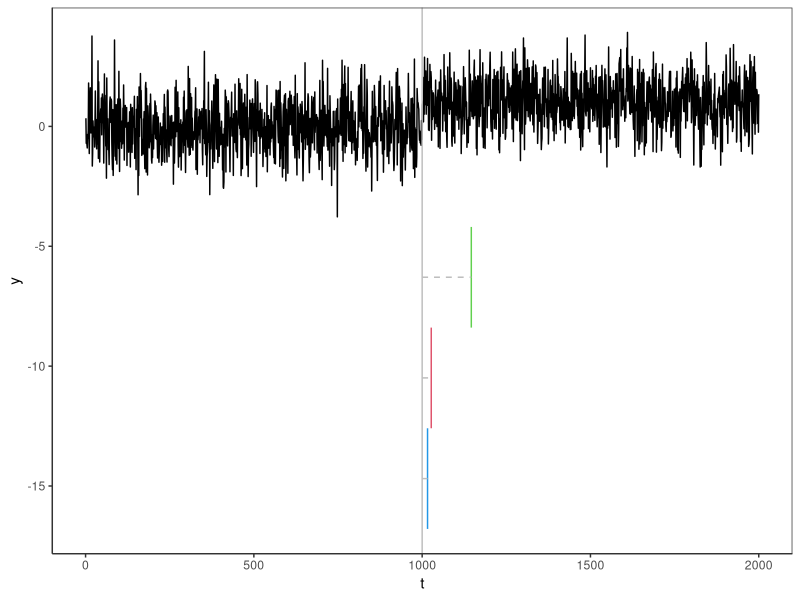
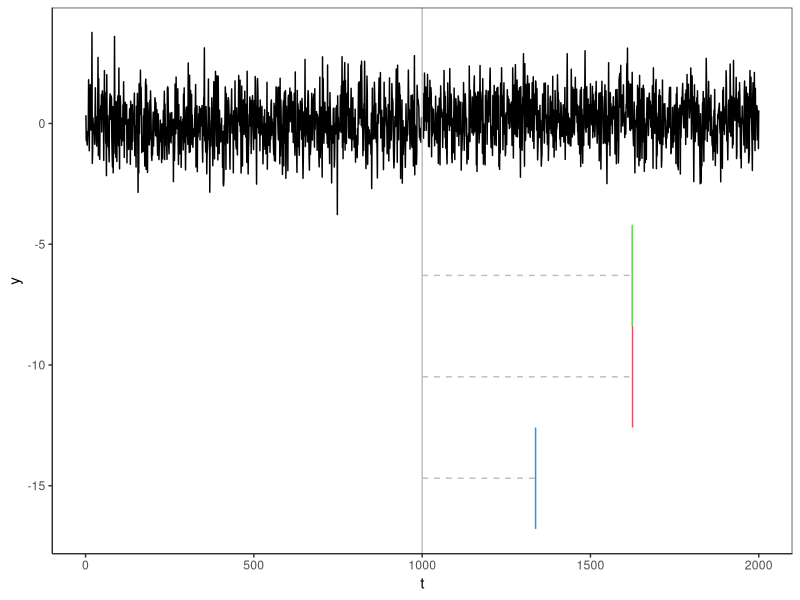
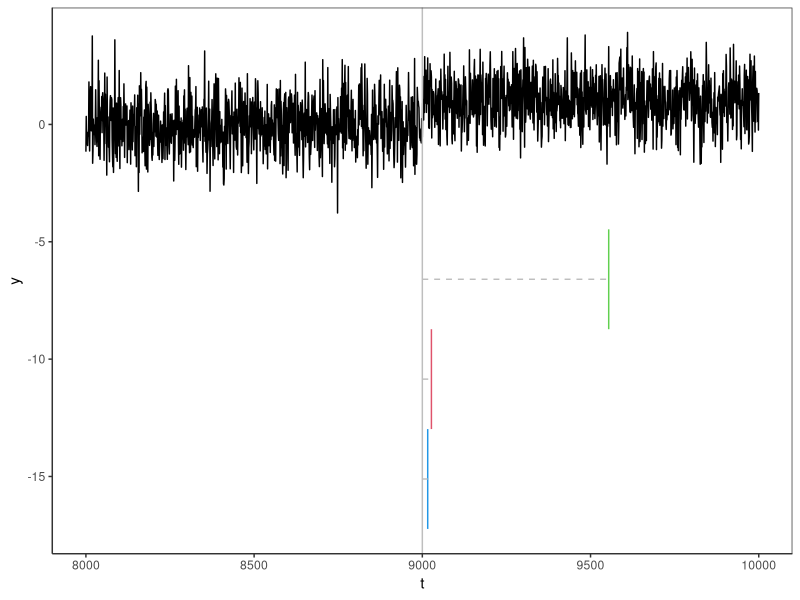

These charts were generated, in order, by the following R code:
library(parallel)
library(tidyverse)
# this is the example in the introduction, find here the methods
# as described in the kirch paper


.H <- function (x, mu0 = 0) x - mu0

MOSUM_offline_kirch <- function (Y, threshold, w,  FUN = .H) {
  const <- 1 / sqrt(w)
  stat <- sapply((w+1):length(Y), function (n){
    abs(sum(FUN(Y[(n-w):n]))) * const
  })

  stat <- c(rep(0, w), stat) # adding w zeroes at the start of the statistic

  cp <- which(stat >= threshold)[1]
  cp <- ifelse(is.na(cp), -1, cp)
  return(list(cp = cp, maxs = stat))
}

CUSUM_offline_kirch <- function (Y, threshold,  FUN = .H) {
  #stat <- sapply(1:length(Y), function (n){
  #  abs(sum(FUN(Y[1:n]))) * (1 / sqrt(n))
  #})
  stat <- abs(cumsum(Y)) * (1/sqrt(1:length(Y)))
  cp <- which(stat >= threshold)[1]
  cp <- ifelse(is.na(cp), -1, cp)
  return(list(cp = cp, maxs = stat))
}

CUSUM_offline_kirch(rnorm(100), Inf)

PageCUSUM_offline_kirch <- function (Y, threshold,  FUN = .H) {
  stat <- sapply(1:length(Y), function (n){
    #Q <- sapply(1:n-1, function (w) abs(sum(FUN(Y[(n-w):n]))) * (1 / sqrt(w + 1)) )
    Q <- abs(cumsum(Y[n:1])) * (1/sqrt(1:n))
    return(max(Q))
  })

  cp <- which(stat >= threshold)[1]
  cp <- ifelse(is.na(cp), -1, cp)
  return(list(cp = cp, maxs = stat))
}



#### penalty tuning, for a avg. run length up to 2000 observations

run_len_calculator <- function (res, thres) {
  n <- length(res$maxs)
  cp <- which(res$maxs >= thres)[1]
  ifelse(is.na(cp), n, cp)
}

REP <- 100
set.seed(42)
data <- lapply(1:REP, function (i) rnorm(2000))


cusumTR <- mclapply(data, CUSUM_offline_kirch, threshold = Inf, mc.cores = 6)
mosumTR <- mclapply(data, MOSUM_offline_kirch, threshold = Inf, w = 50, mc.cores = 6)
pageTR <- mclapply(data, PageCUSUM_offline_kirch, threshold = Inf, mc.cores = 6)


tre_seq <- seq(0.5, 5, length.out = 100)
avg_run_len <- matrix(nr = length(tre_seq), nc = 3)

row.names(avg_run_len) <- tre_seq

for (i in seq_along(tre_seq)) {
  avg_run_len[i, 1] <- mean(sapply(cusumTR, run_len_calculator, thres = tre_seq[i]))
  avg_run_len[i, 2] <- mean(sapply(mosumTR, run_len_calculator, thres = tre_seq[i]))
  avg_run_len[i, 3] <- mean(sapply(pageTR, run_len_calculator, thres = tre_seq[i]))
}



cusumT <- tre_seq[which(avg_run_len[, 1] == 2000)][1]
mosumT <- tre_seq[which(avg_run_len[, 2] == 2000)][1]
pageT <- tre_seq[which(avg_run_len[, 3] == 2000)][1]




### this is the common noise
set.seed(45)
base <- rnorm(2e3)

#### case 1, length 2000, mag of 1 ###

y1 <- c(rep(0, 1e3), rep(1, 1e3)) + base


res1c <- CUSUM_offline_kirch(y1, cusumT)$cp
res1m <- MOSUM_offline_kirch(y1, mosumT, 50)$cp
res1p <- PageCUSUM_offline_kirch(y1, pageT)$cp



#### case 2, length 2000, mag of 2 ###

y2 <- c(rep(0, 1e3), rep(.2, 1e3)) + base

res2c <- CUSUM_offline_kirch(y2, cusumT)$cp
res2m <- MOSUM_offline_kirch(y2, mosumT, 50)$cp
res2p <- PageCUSUM_offline_kirch(y2, pageT)$cp



####### NOW WE MAKE THE SEQUENCE LARGER

REP <- 100
set.seed(42)
data <- lapply(1:REP, function (i) rnorm(1e4))


cusumTR <- mclapply(data, CUSUM_offline_kirch, threshold = Inf, mc.cores = 6)
mosumTR <- mclapply(data, MOSUM_offline_kirch, threshold = Inf, w = 50, mc.cores = 6)
pageTR <- mclapply(data, PageCUSUM_offline_kirch, threshold = Inf, mc.cores = 6)


tre_seq <- seq(2, 6, length.out = 100)
avg_run_len <- matrix(nr = length(tre_seq), nc = 3)

row.names(avg_run_len) <- tre_seq

for (i in seq_along(tre_seq)) {
  avg_run_len[i, 1] <- mean(sapply(cusumTR, run_len_calculator, thres = tre_seq[i]))
  avg_run_len[i, 2] <- mean(sapply(mosumTR, run_len_calculator, thres = tre_seq[i]))
  avg_run_len[i, 3] <- mean(sapply(pageTR, run_len_calculator, thres = tre_seq[i]))
}



cusumT2 <- tre_seq[which(avg_run_len[, 1] == 10000)][1]
mosumT2 <- tre_seq[which(avg_run_len[, 2] == 10000)][1]
pageT2 <- tre_seq[which(avg_run_len[, 3] == 10000)][1]


set.seed(42)
y3 <- c(rnorm(8e3), y1)

res3c <- CUSUM_offline_kirch(y3, cusumT2)$cp
res3m <- MOSUM_offline_kirch(y3, mosumT2, 50)$cp
res3p <- PageCUSUM_offline_kirch(y3, pageT2)$cp




##### PLOTTING #####
library(ggplot2)


theme_idris <- function() {
  theme(
    panel.grid.major = element_blank(),
    panel.grid.minor = element_blank(),
    panel.background = element_blank(),
    axis.line = element_line(colour = "grey20"),
    panel.border =  element_rect(fill = NA,
                                 colour = "grey20")
  )
}


anomalies_plot <- function (y, t, real, estimatedFOCuS, estimatedHTM, truechange = 1000) {

  sdy <-  sd(diff(y))
  ymin <- min(y) - 0.3 * sdy

  len <- 3 * sdy

  # real cps
  realdf <- data.frame(x1 = real, y1 = ymin, y2 = ymin - len)
  realdf <- realdf %>% mutate(yc = (y1 + y2)/2, xst = truechange)
  realcps <- geom_segment(aes(x = x1, xend = x1, y = y1, yend = y2), data = realdf, col = 3)
  s1 <- geom_segment(aes(x = xst, xend = x1, y = yc, yend = yc), data = realdf, col = "grey", lty = 2)

  # est cps
  estdf <- data.frame(x1 = estimatedFOCuS, y1 = (ymin - len), y2 = (ymin - 2 * len))
  estdf <- estdf %>% mutate(yc = (y1 + y2)/2, xst = truechange)
  FOCuS_est = geom_segment(aes(x = x1, xend = x1, y = y1, yend = y2), data = estdf, col = 2)
  s2 <- geom_segment(aes(x = xst, xend = x1, y = yc, yend = yc), data = estdf, col = "grey", lty = 2)


  # est numenta
  estHTM <- data.frame(x1 = estimatedHTM, y1 =  (ymin - 2 * len), y2 = (ymin - 3 * len))
  estHTM <- estHTM %>% mutate(yc = (y1 + y2)/2, xst = truechange)
  HTM_est <- geom_segment(aes(x = x1, xend = x1, y = y1, yend = y2), data = estHTM, col = 4)
  s3 <- geom_segment(aes(x = xst, xend = x1, y = yc, yend = yc), data = estHTM, col = "grey", lty = 2)

  exe <- ggplot(data.frame(t = t, y), aes(x = t, y = y)) +
    geom_line() +
    ylab("y") +
    theme_idris() +
    theme(legend.position = "none")

  complete_plot <- exe + realcps + FOCuS_est + HTM_est + s1 + s2 + s3
  complete_plot
}


# first scenario
p1 <- anomalies_plot(y1, 1:2000, res1c, res1m, res1p) +
  geom_vline(xintercept = 1000, col = "grey")

ggsave(p1, filename = "simulations/intro_plot_1.png", width = 8, height = 2)

# second scenario
p2 <- anomalies_plot(y2, 1:2000, res2c, res2m, res2p) +
  geom_vline(xintercept = 1000, col = "grey")
ggsave(p2, filename = "simulations/intro_plot_2.png", width = 8, height = 2)

# thirds scenario
p3 <- anomalies_plot(y3, 1:1e4, res3c, res3m, res3p, truechange = 9e3) +
  geom_vline(xintercept = 9e3, col = "grey") +
  xlim(8000, 10000)
ggsave(p3, filename = "simulations/intro_plot_3.png", width = 8, height = 2)
